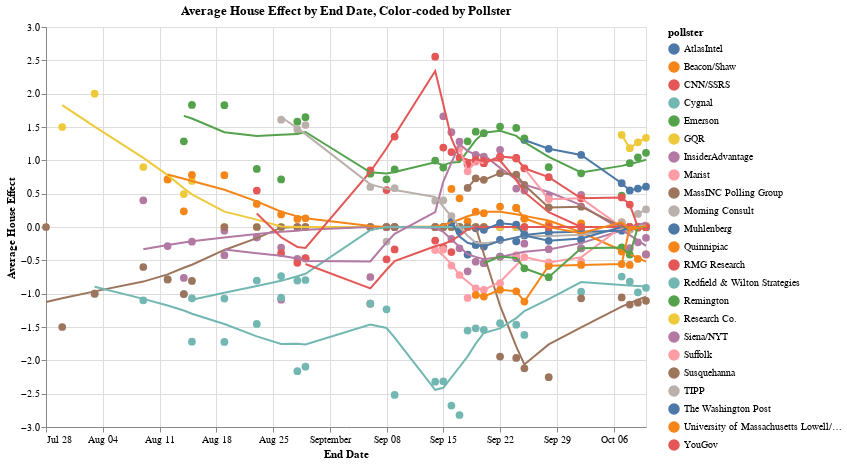

The cell this chart's notebook holds for it:
### Code cell
import altair as alt

# Group by 'end_date' and 'pollster' and calculate the mean of 'house_effect'
grouped_data = he_agg.groupby(['end_date', 'pollster']).agg(
    avg_house_effect=('house_effect', 'mean')
).reset_index()

# Define selection for pollster highlighting
highlight = alt.selection_multi(fields=['pollster'], bind='legend')

# Create a scatter plot for the average house effect, color-coded by 'pollster'
scatter = alt.Chart(grouped_data).mark_circle(size=60).encode(
    x=alt.X('end_date:T', title='End Date'),
    y=alt.Y('avg_house_effect:Q', title='Average House Effect'),
    color=alt.condition(
        highlight,  # Highlight selected pollsters
        'pollster:N',  # Color based on pollster when selected
        alt.value('lightgray')  # Gray out when not selected
    ),
    opacity=alt.condition(highlight, alt.value(1), alt.value(0.3)),  # Opacity for non-selected points
    tooltip=['end_date:T', 'avg_house_effect:Q', 'pollster:N']
).properties(
    width=600,
    height=400,
    title="Average House Effect by End Date, Color-coded by Pollster"
).add_selection(
    highlight  # Add the selection to the chart
)

# LOESS smoothing for each pollster (groupby pollster)
loess = alt.Chart(grouped_data).transform_loess(
    'end_date', 'avg_house_effect', groupby=['pollster']
).mark_line().encode(
    x='end_date:T',
    y='avg_house_effect:Q',
    color=alt.condition(
        highlight,  # Highlight LOESS lines for selected pollsters
        'pollster:N',  # Color based on pollster when selected
        alt.value('lightgray')  # Gray out when not selected
    ),
    size=alt.condition(highlight, alt.value(2), alt.value(1)),  # Thicker line for selected pollsters
    opacity=alt.condition(highlight, alt.value(1), alt.value(0.3))  # Opacity for non-selected lines
)

# Layering the scatter plot and LOESS smoothing lines
final_chart = alt.layer(scatter, loess)

# Display the final chart
final_chart.display()

### Figure 1 — Vega-Lite specification as saved in the notebook (floating-point values rounded to 4 significant figures; data arrays with more than 128 entries replaced by an {"elided": "..."} marker saying what was removed)
{"config": {"view": {"continuousWidth": 300, "continuousHeight": 300}}, "layer": [{"mark": {"type": "circle", "size": 60}, "encoding": {"color": {"condition": {"param": "param_12", "field": "pollster", "type": "nominal"}, "value": "lightgray"}, "opacity": {"condition": {"param": "param_12", "value": 1}, "value": 0.3}, "tooltip": [{"field": "end_date", "type": "temporal"}, {"field": "avg_house_effect", "type": "quantitative"}, {"field": "pollster", "type": "nominal"}], "x": {"field": "end_date", "title": "End Date", "type": "temporal"}, "y": {"field": "avg_house_effect", "title": "Average House Effect", "type": "quantitative"}}, "name": "view_12", "title": "Average House Effect by End Date, Color-coded by Pollster"}, {"mark": {"type": "line"}, "encoding": {"color": {"condition": {"param": "param_12", "field": "pollster", "type": "nominal"}, "value": "lightgray"}, "opacity": {"condition": {"param": "param_12", "value": 1}, "value": 0.3}, "size": {"condition": {"param": "param_12", "value": 2}, "value": 1}, "x": {"field": "end_date", "type": "temporal"}, "y": {"field": "avg_house_effect", "type": "quantitative"}}, "transform": [{"loess": "avg_house_effect", "on": "end_date", "groupby": ["pollster"]}]}], "data": {"name": "data-67a871536d76babcdff4fa945a482fd4"}, "height": 400, "params": [{"name": "param_12", "select": {"type": "point", "fields": ["pollster"]}, "bind": "legend", "views": ["view_12"]}], "width": 600, "$schema": "https://vega.github.io/schema/vega-lite/v5.20.1.json", "datasets": {"data-67a871536d76babcdff4fa945a482fd4": {"elided": "403 records"}}}
